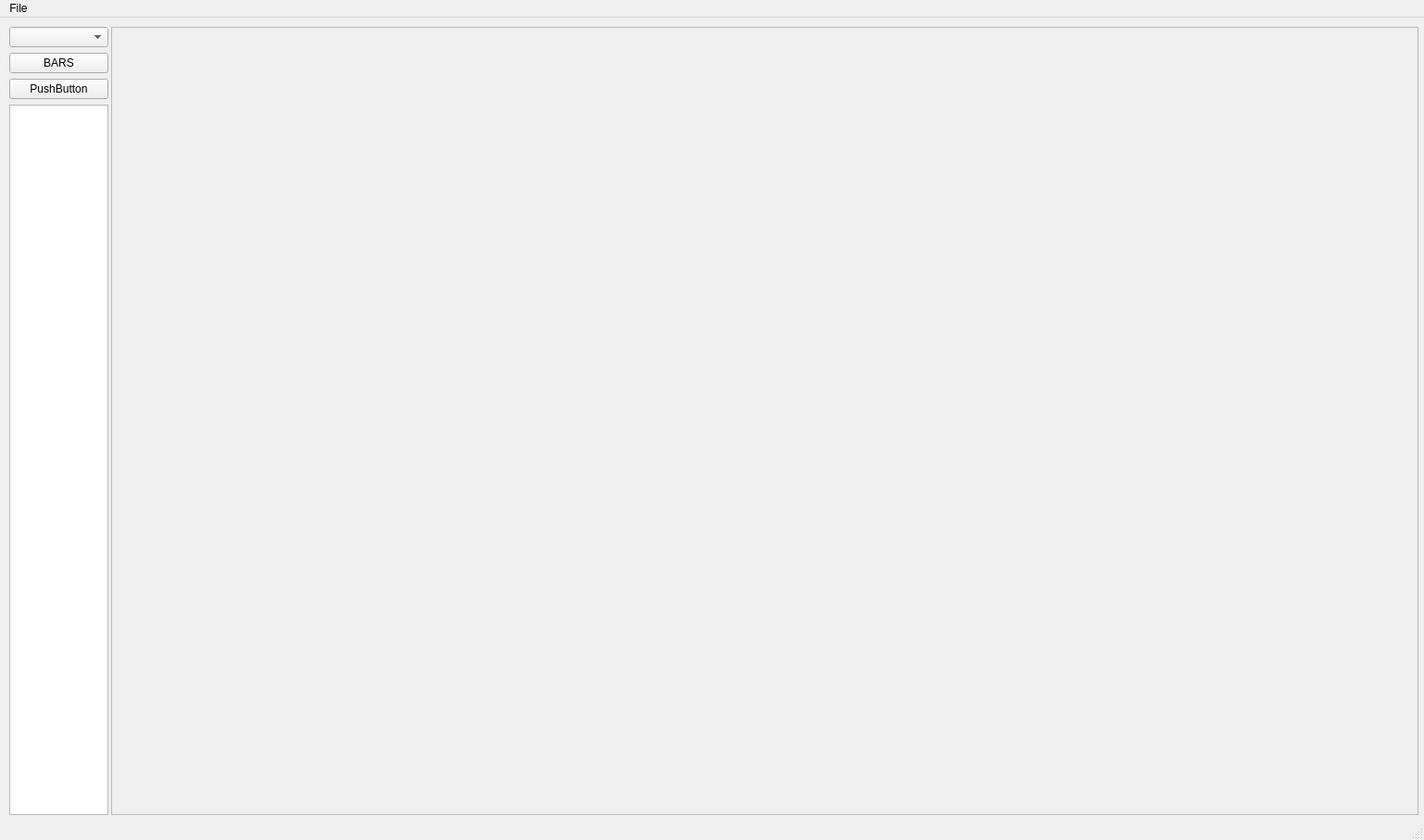
<?xml version="1.0" encoding="UTF-8"?>
<ui version="4.0">
 <class>MainWindow</class>
 <widget class="QMainWindow" name="MainWindow">
  <property name="geometry">
   <rect>
    <x>0</x>
    <y>0</y>
    <width>1537</width>
    <height>907</height>
   </rect>
  </property>
  <property name="windowTitle">
   <string>CPU Monitor</string>
  </property>
  <widget class="QWidget" name="centralwidget">
   <widget class="QWidget" name="verticalLayoutWidget">
    <property name="geometry">
     <rect>
      <x>10</x>
      <y>10</y>
      <width>107</width>
      <height>851</height>
     </rect>
    </property>
    <layout class="QVBoxLayout" name="verticalLayout_options">
     <item>
      <widget class="QComboBox" name="comboBox_system_info"/>
     </item>
     <item>
      <widget class="QPushButton" name="button_cpu_views">
       <property name="text">
        <string>BARS</string>
       </property>
       <property name="autoDefault">
        <bool>false</bool>
       </property>
      </widget>
     </item>
     <item>
      <widget class="QPushButton" name="pushButton">
       <property name="text">
        <string>PushButton</string>
       </property>
      </widget>
     </item>
     <item>
      <widget class="QTextEdit" name="textEdit"/>
     </item>
    </layout>
   </widget>
   <widget class="QFrame" name="frame_cpu_plots">
    <property name="geometry">
     <rect>
      <x>120</x>
      <y>10</y>
      <width>1411</width>
      <height>851</height>
     </rect>
    </property>
    <property name="frameShape">
     <enum>QFrame::StyledPanel</enum>
    </property>
    <property name="frameShadow">
     <enum>QFrame::Raised</enum>
    </property>
    <widget class="QWidget" name="verticalLayoutWidget_2">
     <property name="geometry">
      <rect>
       <x>-1</x>
       <y>-1</y>
       <width>1411</width>
       <height>851</height>
      </rect>
     </property>
     <layout class="QVBoxLayout" name="verticalLayout_cpu_plots"/>
    </widget>
   </widget>
   <widget class="QFrame" name="frame_progress_bars">
    <property name="geometry">
     <rect>
      <x>120</x>
      <y>10</y>
      <width>1411</width>
      <height>851</height>
     </rect>
    </property>
    <property name="frameShape">
     <enum>QFrame::StyledPanel</enum>
    </property>
    <property name="frameShadow">
     <enum>QFrame::Raised</enum>
    </property>
    <widget class="QWidget" name="verticalLayoutWidget_3">
     <property name="geometry">
      <rect>
       <x>-1</x>
       <y>-1</y>
       <width>1411</width>
       <height>851</height>
      </rect>
     </property>
     <layout class="QVBoxLayout" name="verticalLayout_cpu_progress_bars"/>
    </widget>
   </widget>
  </widget>
  <widget class="QStatusBar" name="statusbar"/>
  <widget class="QMenuBar" name="menuBar">
   <property name="geometry">
    <rect>
     <x>0</x>
     <y>0</y>
     <width>1537</width>
     <height>20</height>
    </rect>
   </property>
   <widget class="QMenu" name="menufile">
    <property name="title">
     <string>File</string>
    </property>
    <addaction name="separator"/>
   </widget>
   <addaction name="menufile"/>
  </widget>
  <action name="actionFIl">
   <property name="text">
    <string>FIl</string>
   </property>
  </action>
 </widget>
 <resources/>
 <connections/>
</ui>
